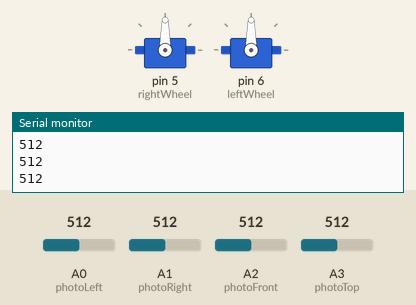
The sketch below on a simulated Arduino Uno, built with avr-gcc and run on an emulated ATmega328P. Parts: 2 × servo, the last lines printed to the serial monitor. The inputs (shaded band) are chosen by the test bench; at power-on: A0 (photoLeft) = 512, A2 (photoFront) = 512, A1 (photoRight) = 512, A3 (photoTop) = 512.

Above: at 1.2 s.
1.3 s: A0 (photoLeft) set to 716
At 1.8 s:
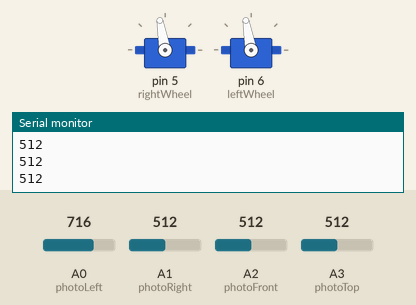
3.0 s: A2 (photoFront) set to 702
4.5 s: A2 (photoFront) set to 734
At 5.7 s:
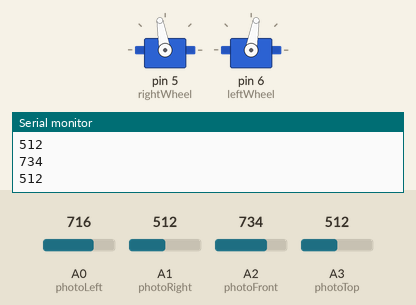
6.0 s: A1 (photoRight) set to 725
7.5 s: A1 (photoRight) set to 752
At 8.6 s:
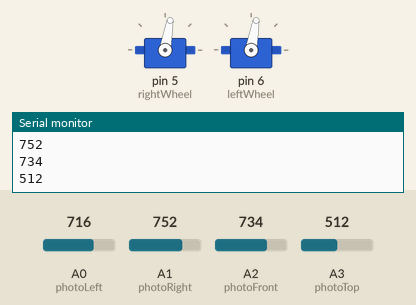
9.2 s: A1 (photoRight) set to 716
At 9.6 s:
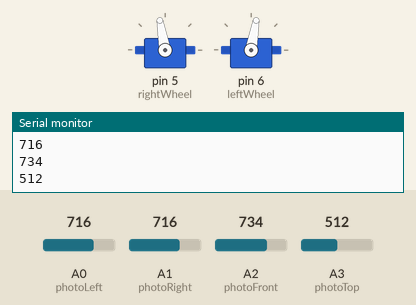
Timing chart, 0 to 11.7 s (numbered marks = the images above; inputs shaded):
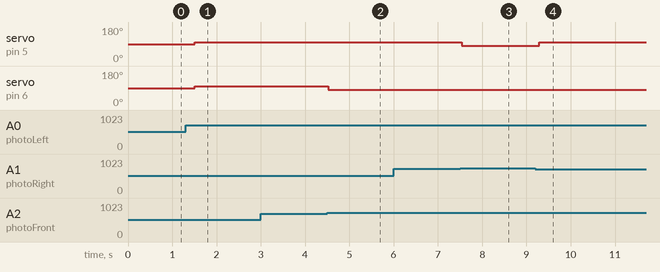

The sketch:

lightSeeker.ino
```cpp
#include <Servo.h>
Servo rightWheel;
Servo leftWheel;
int photoLeft = A0;
int photoRight = A1;
int photoFront = A2;
int photoTop = A3;
int left,right,front,top;
char dir = 'S';

void setup()
{
  Serial.begin(9600);
  rightWheel.attach(5);
  leftWheel.attach(6);
  rightWheel.write(90);
  leftWheel.write(90);
}

void loop()
{
  left = analogRead(photoLeft);
  right = analogRead(photoRight);
  front = analogRead(photoFront);
  top = analogRead(photoTop);

  if(left > right && left > front && left > top && dir != 'L')
  {
    turnLeft();
    dir = 'L';
  }
  else if(right > left && right > front && right > top && dir != 'R')
  {
    turnRight();
    dir = 'R';
  }
  else if(front > left && front > right && front > top && dir != 'F')
  {
    forward();
    dir = 'F';
  }
  else if(top > left && top > right && front < top && dir != 'S')
  {
    halt();
    dir = 'S';
  }
  Serial.println(dir);
  Serial.println(left);
  Serial.println(right);
  Serial.println(front);
  Serial.println(top);
  delay(250);
}

void forward()
{
  rightWheel.write(100);
  leftWheel.write(80);
}

void turnRight()
{
  rightWheel.write(80);
  leftWheel.write(80);
}

void turnLeft()
{
  rightWheel.write(100);
  leftWheel.write(100);
}

void halt()
{
  rightWheel.write(90);
  leftWheel.write(90);
}
```

Measured:
- the behaviour switches between 716 and 717 on A2 (photoFront) (found by bisection; images 1 and 2)
- the behaviour switches between 734 and 735 on A1 (photoRight) (found by bisection; images 2 and 3)
- after the input at 1.3 s, servo on pin 5 (rightWheel), servo on pin 6 (leftWheel): 90° → 100° after 0.21 s
- after the input at 4.5 s, servo on pin 6 (leftWheel): 100° → 80° at once
- after the input at 7.5 s, servo on pin 5 (rightWheel): 100° → 80° at once
- after the input at 9.2 s, servo on pin 5 (rightWheel): 80° → 100° after 0.09 s
